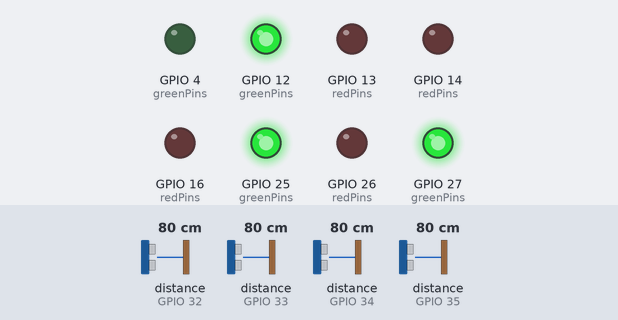
Bench run of a program on a simulated ESP32. Parts: output pins drawn as LEDs (lit = HIGH). Wiring (from diagram.json): 4 × ultrasonic range finder: trigger GPIO 5, echo GPIO 34 / trigger GPIO 18, echo GPIO 35 / trigger GPIO 19, echo GPIO 32 / trigger GPIO 21, echo GPIO 33. The test bench sets the inputs (shaded band); at power-on: distance to the obstacle (sensors on GPIO 32, GPIO 33, GPIO 34, GPIO 35) 80 cm. The echo pulse lasts 58.3 µs per cm; WiFi joins after 1.5 s; servers stay silent unless stated; the local clock reads 2024-03-15 10:24:30 at power-on unless the program sets it; no MQTT or app messages arrive unless stated; pins used as bus, display or sensor lines are not drawn; what the program prints to the serial monitor is not drawn.

Above: at 3.79 s.
3.8 s: distance to the obstacle (sensor on GPIO 32) set to 54 cm
At 4.3 s:
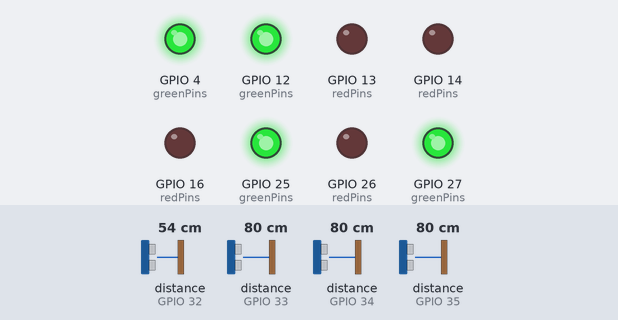
6.4 s: distance to the obstacle (sensor on GPIO 32) set to 47 cm
At 8.6 s:
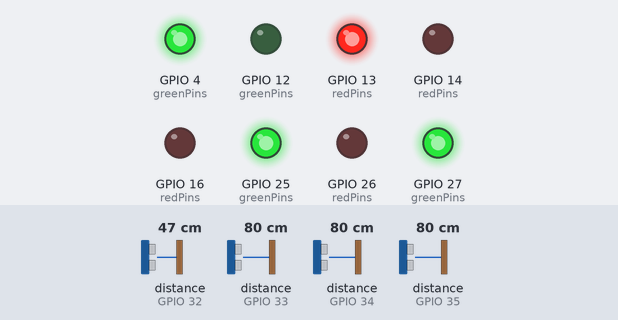
9.2 s: distance to the obstacle (sensor on GPIO 33) set to 55 cm
11.5 s: distance to the obstacle (sensor on GPIO 33) set to 47 cm
At 13.5 s:
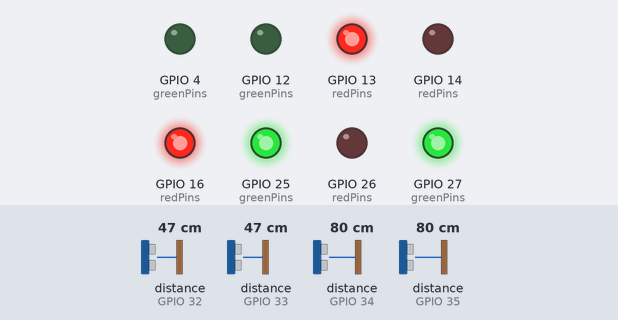
14.3 s: distance to the obstacle (sensor on GPIO 34) set to 54 cm
16.8 s: distance to the obstacle (sensor on GPIO 34) set to 46 cm
At 19.0 s:
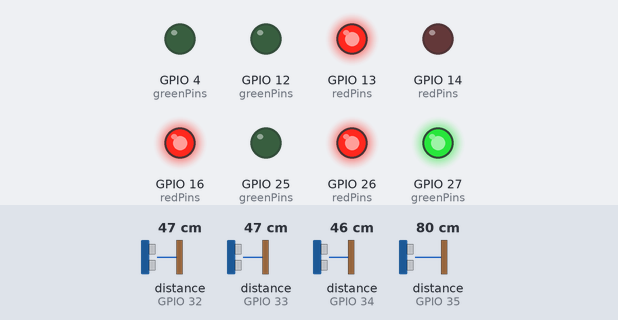
Timing chart, 0 to 20.5 s (numbered marks = the images above; inputs shaded):
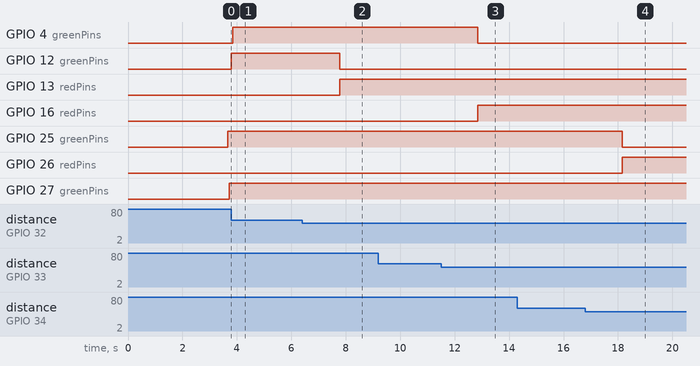

Measured:
- the behaviour switches between 51 and 50 cm on distance to the obstacle (sensor on GPIO 32) (found by bisection; images 1 and 2)
- the behaviour switches between 51 and 50 cm on distance to the obstacle (sensor on GPIO 33) (found by bisection; images 2 and 3)
- the behaviour switches between 51 and 50 cm on distance to the obstacle (sensor on GPIO 34) (found by bisection; images 3 and 4)
- after the input at 6.4 s, GPIO 12 (greenPins): HIGH → LOW after 1.4 s; GPIO 13 (redPins): LOW → HIGH after 1.4 s
- after the input at 9.2 s, every drawn part: stays the same
- after the input at 11.5 s, GPIO 4 (greenPins): HIGH → LOW after 1.4 s; GPIO 16 (redPins): LOW → HIGH after 1.4 s
- after the input at 14.3 s, every drawn part: stays the same
- after the input at 16.8 s, GPIO 25 (greenPins): HIGH → LOW after 1.4 s; GPIO 26 (redPins): LOW → HIGH after 1.4 s

The program:

main.cpp
```cpp
#include <Arduino.h>
#include <WiFi.h>
#include <WiFiClientSecure.h>
#include <PubSubClient.h>
#include <time.h>

WiFiClientSecure secureClient;
PubSubClient mqttClient(secureClient);

// ---------------- WIFI CONFIGURATION ----------------
const char* WIFI_SSID = "Wokwi-GUEST";
const char* WIFI_PASSWORD = "";

// ---------------- MQTT CONFIGURATION ----------------
const char* MQTT_BROKER = "broker.emqx.io";
const int MQTT_PORT = 8883;

const char* TELEMETRY_TOPIC =
    "christ-smart-campus/v1/parking/BLOCK-A/PARK-A-ESP32-01/telemetry";

const char* STATUS_TOPIC =
    "christ-smart-campus/v1/parking/BLOCK-A/PARK-A-ESP32-01/status";

const unsigned long MQTT_RECONNECT_INTERVAL = 5000;
const unsigned long TELEMETRY_INTERVAL = 3000;
const unsigned long STATUS_INTERVAL = 30000;

unsigned long lastMQTTAttempt = 0;
unsigned long lastTelemetryPublish = 0;
unsigned long lastStatusPublish = 0;

// ============================================================
// CHRIST SMART CAMPUS - SMART PARKING MODULE
// ============================================================

// ---------------- PARKING CONFIGURATION ----------------

#define TOTAL_SLOTS 4

const char* DEVICE_ID = "PARK-A-ESP32-01";
const char* CAMPUS_ID = "CHRIST-DEMO";

const char* BUILDING_ID = "BLOCK-A";
const char* ZONE_ID = "PARKING-AREA-A";

// ---------------- GPIO PIN CONFIGURATION ----------------

// Ultrasonic TRIG pins
const int trigPins[TOTAL_SLOTS] = {
    5, 18, 19, 21
};

// Ultrasonic ECHO pins
const int echoPins[TOTAL_SLOTS] = {
    34, 35, 32, 33
};

// Green LEDs indicate FREE slots
const int greenPins[TOTAL_SLOTS] = {
    25, 27, 12, 4
};

// Red LEDs indicate OCCUPIED slots
const int redPins[TOTAL_SLOTS] = {
    26, 14, 13, 16
};

// ---------------- DISTANCE CONFIGURATION ----------------

// A vehicle within this distance is considered present.
// Calibrate this threshold using your simulated parking layout.
const float OCCUPIED_THRESHOLD_CM = 50.0;

// Maximum time to wait for an ultrasonic echo
const unsigned long ECHO_TIMEOUT = 30000;

// ---------------- TIMING CONFIGURATION ----------------

const unsigned long SENSOR_INTERVAL = 500;
const unsigned long DISPLAY_INTERVAL = 3000;

// Require repeated readings before accepting a state change.
const int REQUIRED_CONFIRMATIONS = 3;

// ---------------- SLOT STATES ----------------

enum SlotState {
    UNKNOWN,
    FREE,
    OCCUPIED,
    SENSOR_ERROR
};

struct ParkingSlot {
    int slotNumber;

    int trigPin;
    int echoPin;

    int greenLed;
    int redLed;

    float distance;

    SlotState state;
    SlotState candidateState;

    int confirmationCount;
    int invalidReadingCount;
};

ParkingSlot slots[TOTAL_SLOTS] = {
    {1, 5, 34, 25, 26, -1, UNKNOWN, UNKNOWN, 0, 0},
    {2, 18, 35, 27, 14, -1, UNKNOWN, UNKNOWN, 0, 0},
    {3, 19, 32, 12, 13, -1, UNKNOWN, UNKNOWN, 0, 0},
    {4, 21, 33, 4, 16, -1, UNKNOWN, UNKNOWN, 0, 0}
};

// ---------------- GLOBAL COUNTERS ----------------

int occupiedSlots = 0;
int availableSlots = 0;
int unknownSlots = TOTAL_SLOTS;

unsigned long lastSensorRead = 0;
unsigned long lastDisplay = 0;

// ============================================================
// WIFI CONNECTION
// ============================================================
void connectWiFi() {
    Serial.println();
    Serial.print("Connecting to Wi-Fi");

    WiFi.mode(WIFI_STA);
    WiFi.begin(WIFI_SSID, WIFI_PASSWORD);

    while (WiFi.status() != WL_CONNECTED) {
        delay(500);
        Serial.print(".");
    }

    Serial.println();
    Serial.println("Wi-Fi connected!");
    Serial.print("IP Address: ");
    Serial.println(WiFi.localIP());
}

// ============================================================
// TIME SYNCHRONIZATION
// ============================================================
void syncTime() {
    configTime(0, 0, "pool.ntp.org", "time.nist.gov");

    Serial.println("Synchronizing UTC time...");

    time_t now = time(nullptr);
    int attempts = 0;

    while (now < 1700000000 && attempts < 20) {
        delay(500);
        now = time(nullptr);
        attempts++;
    }

    if (now >= 1700000000) {
        Serial.println("Time synchronized successfully.");
    } else {
        Serial.println("WARNING: Time synchronization failed.");
    }
}

String getTimestamp() {
    time_t now = time(nullptr);

    if (now < 1700000000) {
        return "";
    }

    struct tm timeinfo;
    gmtime_r(&now, &timeinfo);

    char timestamp[25];
    strftime(timestamp, sizeof(timestamp), "%Y-%m-%dT%H:%M:%SZ", &timeinfo);

    return String(timestamp);
}

// ============================================================
// MQTT CONNECTION AND RECONNECTION
// ============================================================
bool connectMQTT() {
    if (WiFi.status() != WL_CONNECTED) {
        Serial.println("Wi-Fi is disconnected. MQTT connection skipped.");
        return false;
    }

    if (mqttClient.connected()) {
        return true;
    }

    Serial.println();
    Serial.println("--- MQTT TLS CONNECTION ---");
    Serial.println("Connecting to broker.emqx.io:8883...");

    String clientId = String(DEVICE_ID) + "-" +
                      String((uint32_t)ESP.getEfuseMac(), HEX);

    if (mqttClient.connect(clientId.c_str())) {
        Serial.println("MQTT TLS CONNECTION SUCCESSFUL!");
        Serial.print("Client ID: ");
        Serial.println(clientId);

        lastStatusPublish = 0;
        return true;
    }

    Serial.print("MQTT connection failed. State: ");
    Serial.println(mqttClient.state());
    return false;
}

void maintainMQTTConnection() {
    if (WiFi.status() != WL_CONNECTED) {
        return;
    }

    if (mqttClient.connected()) {
        mqttClient.loop();
        return;
    }

    if (millis() - lastMQTTAttempt >= MQTT_RECONNECT_INTERVAL) {
        lastMQTTAttempt = millis();
        connectMQTT();
    }
}

// ============================================================
// DISTANCE MEASUREMENT
// ============================================================

float readDistance(int trigPin, int echoPin) {

    digitalWrite(trigPin, LOW);
    delayMicroseconds(2);

    digitalWrite(trigPin, HIGH);
    delayMicroseconds(10);

    digitalWrite(trigPin, LOW);

    unsigned long duration = pulseIn(
        echoPin,
        HIGH,
        ECHO_TIMEOUT
    );

    // No echo received
    if (duration == 0) {
        return -1.0;
    }

    float distance = (duration * 0.0343) / 2.0;

    // Reject physically invalid readings
    if (distance < 2.0 || distance > 400.0) {
        return -1.0;
    }

    return distance;
}

// ============================================================
// SLOT STATE CONVERSION
// ============================================================

const char* getStateName(SlotState state) {

    switch (state) {

        case FREE:
            return "FREE";

        case OCCUPIED:
            return "OCCUPIED";

        case SENSOR_ERROR:
            return "SENSOR ERROR";

        default:
            return "UNKNOWN";
    }
}

// ============================================================
// LED CONTROL
// ============================================================

void updateSlotLEDs(ParkingSlot &slot) {

    switch (slot.state) {

        case FREE:

            digitalWrite(slot.greenLed, HIGH);
            digitalWrite(slot.redLed, LOW);

            break;

        case OCCUPIED:

            digitalWrite(slot.greenLed, LOW);
            digitalWrite(slot.redLed, HIGH);

            break;

        case SENSOR_ERROR:
        case UNKNOWN:

            // Both LEDs OFF when the reading is unreliable
            digitalWrite(slot.greenLed, LOW);
            digitalWrite(slot.redLed, LOW);

            break;
    }
}

// ============================================================
// SLOT STATE VALIDATION
// ============================================================

void updateSlotState(ParkingSlot &slot, SlotState newState) {

    if (newState == SENSOR_ERROR) {

        slot.confirmationCount = 0;
        slot.candidateState = UNKNOWN;

        if (slot.invalidReadingCount < REQUIRED_CONFIRMATIONS) {
            slot.invalidReadingCount++;
        }

        if (slot.invalidReadingCount >= REQUIRED_CONFIRMATIONS) {

            if (slot.state != SENSOR_ERROR) {

                slot.state = SENSOR_ERROR;

                Serial.print("Slot ");
                Serial.print(slot.slotNumber);
                Serial.println(": SENSOR ERROR");
            }
        }

        updateSlotLEDs(slot);

        return;
    }

    slot.invalidReadingCount = 0;

    if (newState == slot.candidateState) {

        slot.confirmationCount++;

    } else {

        slot.candidateState = newState;
        slot.confirmationCount = 1;
    }

    if (slot.confirmationCount >= REQUIRED_CONFIRMATIONS) {

        if (slot.state != newState) {

            slot.state = newState;

            Serial.print("Slot ");
            Serial.print(slot.slotNumber);
            Serial.print(" changed to ");
            Serial.println(getStateName(slot.state));
        }
    }

    updateSlotLEDs(slot);
}

// ============================================================
// READ ONE PARKING SLOT
// ============================================================

void readParkingSlot(ParkingSlot &slot) {

    slot.distance = readDistance(
        slot.trigPin,
        slot.echoPin
    );

    if (slot.distance < 0) {

        updateSlotState(slot, SENSOR_ERROR);

        return;
    }

    SlotState detectedState;

    if (slot.distance <= OCCUPIED_THRESHOLD_CM) {

        detectedState = OCCUPIED;

    } else {

        detectedState = FREE;
    }

    updateSlotState(slot, detectedState);
}

// ============================================================
// READ ALL PARKING SLOTS
// ============================================================

void scanParkingArea() {

    for (int i = 0; i < TOTAL_SLOTS; i++) {

        readParkingSlot(slots[i]);

        // Allow ultrasonic echoes to settle before
        // triggering the next sensor.
        delay(60);
    }
}

// ============================================================
// CALCULATE PARKING STATISTICS
// ============================================================

void calculateParkingStatistics() {

    occupiedSlots = 0;
    availableSlots = 0;
    unknownSlots = 0;

    for (int i = 0; i < TOTAL_SLOTS; i++) {

        switch (slots[i].state) {

            case OCCUPIED:
                occupiedSlots++;
                break;

            case FREE:
                availableSlots++;
                break;

            case SENSOR_ERROR:
            case UNKNOWN:
                unknownSlots++;
                break;
        }
    }
}

// ============================================================
// DISPLAY PARKING STATUS
// ============================================================

void displayParkingStatus() {

    calculateParkingStatistics();

    Serial.println();
    Serial.println("========================================");
    Serial.println("       CHRIST SMART CAMPUS");
    Serial.println("          SMART PARKING");
    Serial.println("========================================");

    Serial.print("Device ID: ");
    Serial.println(DEVICE_ID);

    Serial.println();

    for (int i = 0; i < TOTAL_SLOTS; i++) {

        Serial.print("Parking Slot ");
        Serial.print(slots[i].slotNumber);

        Serial.print(" | Distance: ");

        if (slots[i].distance >= 0) {

            Serial.print(slots[i].distance, 2);
            Serial.print(" cm");

        } else {

            Serial.print("Unavailable");
        }

        Serial.print(" | Status: ");
        Serial.println(getStateName(slots[i].state));
    }

    Serial.println("----------------------------------------");

    Serial.print("Total Slots: ");
    Serial.println(TOTAL_SLOTS);

    Serial.print("Occupied Slots: ");
    Serial.println(occupiedSlots);

    Serial.print("Available Slots: ");
    Serial.println(availableSlots);

    Serial.print("Unknown / Error Slots: ");
    Serial.println(unknownSlots);

    Serial.println("----------------------------------------");

    Serial.println("Parking occupancy: ");

    if (TOTAL_SLOTS > 0) {

        float occupancyPercentage =
            (occupiedSlots * 100.0) / TOTAL_SLOTS;

        Serial.print(occupancyPercentage, 1);
        Serial.println("%");
    }

    Serial.println("========================================");
}


// ============================================================
// DASHBOARD TELEMETRY - ONE AGGREGATED JSON RECORD
// ============================================================
const char* getStateCode(SlotState state) {
    switch (state) {
        case FREE: return "free";
        case OCCUPIED: return "occupied";
        case SENSOR_ERROR: return "sensor_error";
        default: return "unknown";
    }
}

void publishParkingTelemetry() {
    calculateParkingStatistics();
    float occupancyPercentage = (occupiedSlots * 100.0f) / TOTAL_SLOTS;

    String payload;
    payload.reserve(1400);
    payload = "{";
    payload += "\"message_type\":\"telemetry\",\"schema_version\":\"1.0\",";
    payload += "\"campus_id\":\"" + String(CAMPUS_ID) + "\",";
    payload += "\"module\":\"parking\",\"building_id\":\"" + String(BUILDING_ID) + "\",";
    payload += "\"zone_id\":\"" + String(ZONE_ID) + "\",";
    payload += "\"device_id\":\"" + String(DEVICE_ID) + "\",";
    String timestamp = getTimestamp();
    payload += "\"timestamp\":";
    if (timestamp.length() > 0) payload += "\"" + timestamp + "\"";
    else payload += "null";
    payload += ",\"timestamp_ms\":" + String(millis()) + ",\"metrics\":{";

    for (int i = 0; i < TOTAL_SLOTS; i++) {
        if (i > 0) payload += ",";
        String slotNumber = String(slots[i].slotNumber);
        String slotState = getStateCode(slots[i].state);
        payload += "\"slot_" + slotNumber + "_status\":{\"value\":\"" + slotState + "\",\"unit\":\"state\",\"status\":\"";
        payload += (slots[i].state == SENSOR_ERROR || slots[i].state == UNKNOWN) ? "sensor_unavailable" : "normal";
        payload += "\"},";
        payload += "\"slot_" + slotNumber + "_distance\":{\"value\":";
        if (slots[i].distance >= 0) payload += String(slots[i].distance, 2);
        else payload += "null";
        payload += ",\"unit\":\"cm\",\"status\":\"";
        payload += slots[i].distance >= 0 ? "normal" : "sensor_unavailable";
        payload += "\"}";
    }
    payload += ",\"total_slots\":{\"value\":" + String(TOTAL_SLOTS) + ",\"unit\":\"slots\",\"status\":\"normal\"}";
    payload += ",\"occupied_slots\":{\"value\":" + String(occupiedSlots) + ",\"unit\":\"slots\",\"status\":\"normal\"}";
    payload += ",\"available_slots\":{\"value\":" + String(availableSlots) + ",\"unit\":\"slots\",\"status\":\"normal\"}";
    payload += ",\"unknown_slots\":{\"value\":" + String(unknownSlots) + ",\"unit\":\"slots\",\"status\":\"";
    payload += unknownSlots > 0 ? "sensor_unavailable" : "normal";
    payload += "\"}";
    payload += ",\"occupancy_percentage\":{\"value\":" + String(occupancyPercentage, 1) + ",\"unit\":\"%\",\"status\":\"normal\"}";
    payload += "}}";

    Serial.println(payload);

    if (mqttClient.connected()) {
        if (mqttClient.publish(TELEMETRY_TOPIC, payload.c_str())) {
            Serial.println("Parking telemetry published to MQTT.");
        } else {
            Serial.println("Parking MQTT telemetry publish failed.");
        }
    } else {
        Serial.println("MQTT unavailable; telemetry remains available on Serial.");
    }
}

// ============================================================
// DEVICE STATUS / HEARTBEAT
// ============================================================
void publishDeviceStatus() {
    if (!mqttClient.connected()) {
        return;
    }

    String timestamp = getTimestamp();

    String payload = "{";
    payload += "\"message_type\":\"device_status\",";
    payload += "\"schema_version\":\"1.0\",";
    payload += "\"campus_id\":\"" + String(CAMPUS_ID) + "\",";
    payload += "\"module\":\"parking\",";
    payload += "\"building_id\":\"" + String(BUILDING_ID) + "\",";
    payload += "\"zone_id\":\"" + String(ZONE_ID) + "\",";
    payload += "\"device_id\":\"" + String(DEVICE_ID) + "\",";
    payload += "\"timestamp\":";
    if (timestamp.length() > 0) payload += "\"" + timestamp + "\"";
    else payload += "null";
    payload += ",\"timestamp_ms\":" + String(millis()) + ",";
    payload += "\"status\":\"online\"}";

    if (mqttClient.publish(STATUS_TOPIC, payload.c_str())) {
        Serial.println("Parking device online status published.");
    } else {
        Serial.println("Parking device status publish failed.");
    }
}

// ============================================================
// INITIALIZE HARDWARE
// ============================================================

void initializeHardware() {

    for (int i = 0; i < TOTAL_SLOTS; i++) {

        pinMode(slots[i].trigPin, OUTPUT);
        pinMode(slots[i].echoPin, INPUT);

        pinMode(slots[i].greenLed, OUTPUT);
        pinMode(slots[i].redLed, OUTPUT);

        digitalWrite(slots[i].trigPin, LOW);

        digitalWrite(slots[i].greenLed, LOW);
        digitalWrite(slots[i].redLed, LOW);
    }
}

// ============================================================
// SETUP
// ============================================================

void setup() {

    Serial.begin(115200);

    delay(1000);

    Serial.println();
    Serial.println("========================================");
    Serial.println("       CHRIST SMART CAMPUS");
    Serial.println("          SMART PARKING");
    Serial.println("========================================");

    Serial.println("Initializing parking system...");

    initializeHardware();

    Serial.println("Hardware initialized successfully.");

    Serial.print("Total parking slots: ");
    Serial.println(TOTAL_SLOTS);

    Serial.println("Waiting for sensor readings...");

    connectWiFi();
    syncTime();

    // Matches the current Classroom prototype configuration.
    // Certificate validation is disabled; use a trusted CA certificate
    // before any production deployment.
    secureClient.setInsecure();

    mqttClient.setServer(MQTT_BROKER, MQTT_PORT);
    mqttClient.setKeepAlive(30);
    mqttClient.setSocketTimeout(5);

    // The parking JSON contains several slot metrics; allocate a larger
    // packet buffer than the smaller Classroom payload.
    mqttClient.setBufferSize(2048);

    lastMQTTAttempt = millis();
    connectMQTT();
}

// ============================================================
// MAIN LOOP
// ============================================================

void loop() {

    maintainMQTTConnection();

    unsigned long currentMillis = millis();

    // Read all four parking sensors
    if (currentMillis - lastSensorRead >= SENSOR_INTERVAL) {

        lastSensorRead = currentMillis;

        scanParkingArea();
    }

    // Display updated parking statistics
    if (currentMillis - lastDisplay >= DISPLAY_INTERVAL) {

        lastDisplay = currentMillis;

        displayParkingStatus();
        publishParkingTelemetry();
    }

    if (
        mqttClient.connected() &&
        millis() - lastStatusPublish >= STATUS_INTERVAL
    ) {
        lastStatusPublish = millis();
        publishDeviceStatus();
    }
}
```
